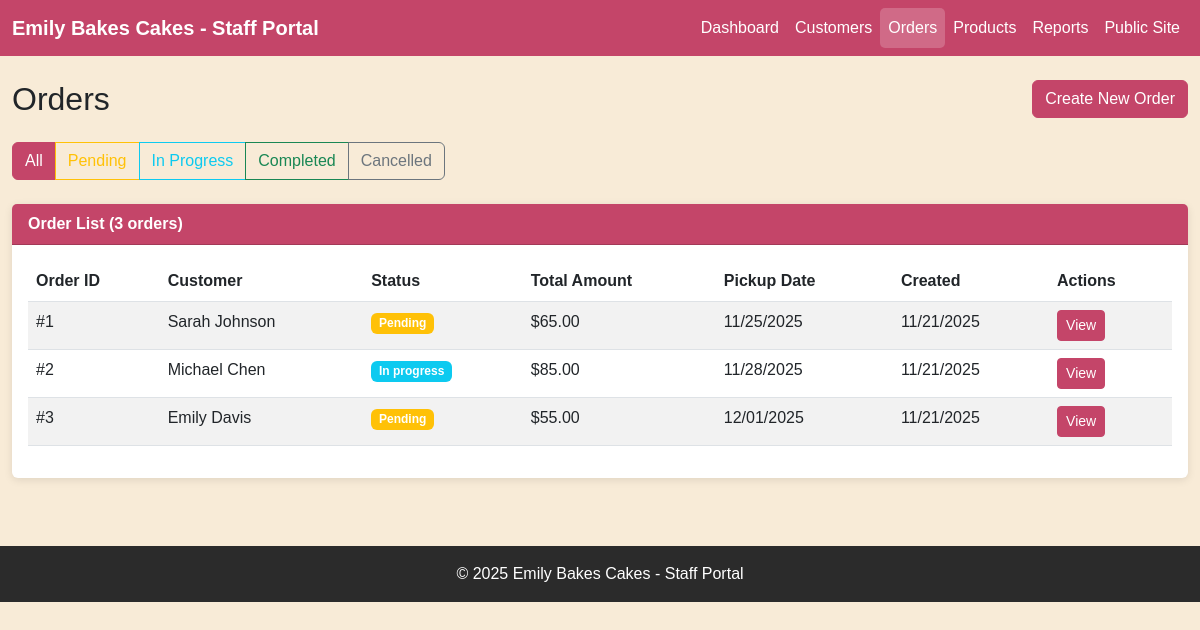
/staff/orders.php, run on the app's committed database.
### tables this page shows
CREATE TABLE IF NOT EXISTS orders (
    id INT AUTO_INCREMENT PRIMARY KEY,
    customer_id INT NOT NULL,
    order_number VARCHAR(50) UNIQUE,
    
     
    pickup_date DATE NOT NULL,
    pickup_time TIME NOT NULL,
    
     
    cake_type VARCHAR(100) NOT NULL,
    size VARCHAR(50) NOT NULL,
    flavor VARCHAR(100) NOT NULL,
    filling VARCHAR(100),
    icing_flavor VARCHAR(100) NOT NULL,
    icing_color VARCHAR(50) NOT NULL,
    writing_text VARCHAR(255),
    decorations TEXT,
    
     
    total_amount DECIMAL(10,2) NOT NULL,
    deposit_amount DECIMAL(10,2) DEFAULT 0,
    balance_due DECIMAL(10,2) AS (total_amount - deposit_amount) STORED,
    
     
    status ENUM('pending', 'in_progress', 'ready', 'completed', 'cancelled') DEFAULT 'pending',
    priority ENUM('standard', 'rush') DEFAULT 'standard',
    special_instructions TEXT,
    
     
    created_at TIMESTAMP DEFAULT CURRENT_TIMESTAMP,
    updated_at TIMESTAMP DEFAULT CURRENT_TIMESTAMP ON UPDATE CURRENT_TIMESTAMP,
    
    FOREIGN KEY (customer_id) REFERENCES customers(id)
);

CREATE TABLE IF NOT EXISTS customers (
    id INT AUTO_INCREMENT PRIMARY KEY,
    first_name VARCHAR(100) NOT NULL,
    last_name VARCHAR(100) NOT NULL,
    email VARCHAR(255),
    phone VARCHAR(20),
    address TEXT,
    customer_type ENUM('retail', 'corporate') DEFAULT 'retail',
    is_vip BOOLEAN DEFAULT FALSE,
    special_notes TEXT,
    created_at TIMESTAMP DEFAULT CURRENT_TIMESTAMP,
    updated_at TIMESTAMP DEFAULT CURRENT_TIMESTAMP ON UPDATE CURRENT_TIMESTAMP
);

### staff/includes/db.php (called while the page is built, shortened)
<?php
function format_money($amount) {
    return '$' . number_format($amount, 2);
}
function format_date($date) {
    return date('m/d/Y', strtotime($date));
}
?>

### staff/orders.php (the view, shortened to what this page needs)
<?php
include 'includes/db.php';
$status_filter = isset($_GET['status']) ? clean_input($_GET['status']) : 'all';
$where_clause = '';
$query = "SELECT o.*, c.first_name, c.last_name
          FROM orders o
          LEFT JOIN customers c ON o.customer_id = c.id
          $where_clause
          ORDER BY o.created_at DESC";
$result = mysqli_query($conn, $query);
include 'includes/header.php';
?>
<div class="row">
    <div class="col-md-6">
        <h2>Orders</h2>
    </div>
    <div class="col-md-6 text-end">
        <a href="order_create.php" class="btn btn-primary">Create New Order</a>
    </div>
</div>
<div class="row mt-3">
    <div class="col-md-12">
        <div class="btn-group" role="group">
            <a href="orders.php?status=all" class="btn btn-<?php echo $status_filter == 'all' ? 'primary' : 'outline-primary'; ?>">
                All
            </a>
            <a href="orders.php?status=pending" class="btn btn-<?php echo $status_filter == 'pending' ? 'warning' : 'outline-warning'; ?>">
                Pending
            </a>
            <a href="orders.php?status=in_progress" class="btn btn-<?php echo $status_filter == 'in_progress' ? 'info' : 'outline-info'; ?>">
                In Progress
            </a>
            <a href="orders.php?status=completed" class="btn btn-<?php echo $status_filter == 'completed' ? 'success' : 'outline-success'; ?>">
                Completed
            </a>
            <a href="orders.php?status=cancelled" class="btn btn-<?php echo $status_filter == 'cancelled' ? 'secondary' : 'outline-secondary'; ?>">
                Cancelled
            </a>
        </div>
    </div>
</div>
<div class="row mt-4">
    <div class="col-12">
        <div class="card">
            <div class="card-header">
                Order List (<?php echo mysqli_num_rows($result); ?> orders)
            </div>
            <div class="card-body">
                <div class="table-responsive">
                    <table class="table table-striped">
                        <thead>
                            <tr>
                                <th>Order ID</th>
                                <th>Customer</th>
                                <th>Status</th>
                                <th>Total Amount</th>
                                <th>Pickup Date</th>
                                <th>Created</th>
                                <th>Actions</th>
                            </tr>
                        </thead>
                        <tbody>
                            <?php if (mysqli_num_rows($result) > 0): ?>
                                <?php while ($order = mysqli_fetch_assoc($result)): ?>
                                    <tr>
                                        <td>#<?php echo $order['id']; ?></td>
                                        <td><?php echo $order['first_name'] . ' ' . $order['last_name']; ?></td>
                                        <td>
                                            <span class="badge bg-<?php
                                                echo $order['status'] == 'completed' ? 'success' :
                                                    ($order['status'] == 'pending' ? 'warning' :
                                                    ($order['status'] == 'in_progress' ? 'info' : 'secondary'));
                                            ?>">
                                                <?php echo ucfirst(str_replace('_', ' ', $order['status'])); ?>
                                            </span>
                                        </td>
                                        <td><?php echo format_money($order['total_amount']); ?></td>
                                        <td><?php echo format_date($order['pickup_date']); ?></td>
                                        <td><?php echo format_date($order['created_at']); ?></td>
                                        <td>
                                            <a href="order_details.php?id=<?php echo $order['id']; ?>" class="btn btn-sm btn-primary">View</a>
                                        </td>
                                    </tr>
                                <?php endwhile; ?>
                            <?php else: ?>
                                <tr>
                                    <td colspan="7" class="text-center">No orders found</td>
                                </tr>
                            <?php endif; ?>
                        </tbody>
                    </table>
                </div>
            </div>
        </div>
    </div>
</div>
<?php include 'includes/footer.php'; ?>

### staff/includes/header.php (style rules this page uses)
body { background-color: #F8EBD7; font-family: 'Arial', sans-serif; }
.card { border: none; box-shadow: 0 2px 8px rgba(0,0,0,0.1); margin-bottom: 20px; }
.card-header { background-color: #C44569; color: white; font-weight: bold; }
.btn-primary { background-color: #C44569; border-color: #C44569; }
.table thead { background-color: #C44569; color: white; }

### data on the page
orders: id "1", customer.first_name "Sarah", customer.last_name "Johnson", status "Pending", total_amount "$65.00", pickup_date "11/25/2025", created_at "11/21/2025"
orders: id "2", customer.first_name "Michael", customer.last_name "Chen", status "In progress", total_amount "$85.00", pickup_date "11/28/2025", created_at "11/21/2025"
orders: id "3", customer.first_name "Emily", customer.last_name "Davis", status "Pending", total_amount "$55.00", pickup_date "12/01/2025", created_at "11/21/2025"

### other printed values
mysqli_num_rows($result) "3"
